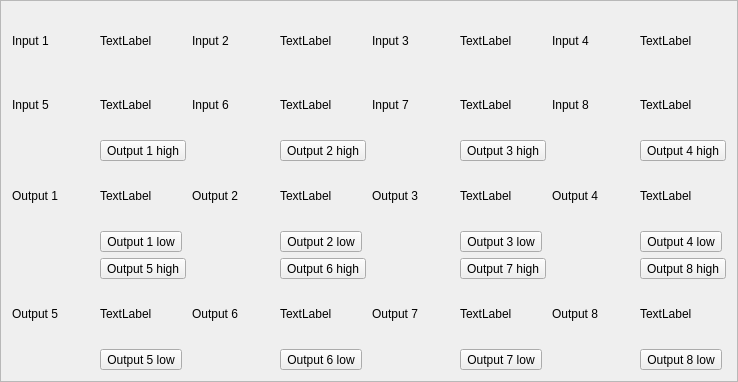
<?xml version="1.0" encoding="UTF-8"?>
<ui version="4.0">
 <class>ManualAlternateIOFrame</class>
 <widget class="QFrame" name="ManualAlternateIOFrame">
  <property name="geometry">
   <rect>
    <x>0</x>
    <y>0</y>
    <width>738</width>
    <height>382</height>
   </rect>
  </property>
  <property name="windowTitle">
   <string>Frame</string>
  </property>
  <property name="frameShape">
   <enum>QFrame::StyledPanel</enum>
  </property>
  <property name="frameShadow">
   <enum>QFrame::Raised</enum>
  </property>
  <layout class="QGridLayout" name="gridLayout">
   <item row="0" column="0">
    <widget class="QLabel" name="label">
     <property name="text">
      <string>Input 1</string>
     </property>
    </widget>
   </item>
   <item row="0" column="1">
    <widget class="QLabel" name="input1Label">
     <property name="text">
      <string>TextLabel</string>
     </property>
    </widget>
   </item>
   <item row="0" column="2">
    <widget class="QLabel" name="label_2">
     <property name="text">
      <string>Input 2</string>
     </property>
    </widget>
   </item>
   <item row="0" column="3">
    <widget class="QLabel" name="input2Label">
     <property name="text">
      <string>TextLabel</string>
     </property>
    </widget>
   </item>
   <item row="0" column="4">
    <widget class="QLabel" name="label_3">
     <property name="text">
      <string>Input 3</string>
     </property>
    </widget>
   </item>
   <item row="0" column="5">
    <widget class="QLabel" name="input3Label">
     <property name="text">
      <string>TextLabel</string>
     </property>
    </widget>
   </item>
   <item row="0" column="6">
    <widget class="QLabel" name="label_4">
     <property name="text">
      <string>Input 4</string>
     </property>
    </widget>
   </item>
   <item row="0" column="7">
    <widget class="QLabel" name="input4Label">
     <property name="text">
      <string>TextLabel</string>
     </property>
    </widget>
   </item>
   <item row="1" column="0">
    <widget class="QLabel" name="label_5">
     <property name="text">
      <string>Input 5</string>
     </property>
    </widget>
   </item>
   <item row="1" column="1">
    <widget class="QLabel" name="input5Label">
     <property name="text">
      <string>TextLabel</string>
     </property>
    </widget>
   </item>
   <item row="1" column="2">
    <widget class="QLabel" name="label_7">
     <property name="text">
      <string>Input 6</string>
     </property>
    </widget>
   </item>
   <item row="1" column="3">
    <widget class="QLabel" name="input6Label">
     <property name="text">
      <string>TextLabel</string>
     </property>
    </widget>
   </item>
   <item row="1" column="4">
    <widget class="QLabel" name="label_8">
     <property name="text">
      <string>Input 7</string>
     </property>
    </widget>
   </item>
   <item row="1" column="5">
    <widget class="QLabel" name="input7Label">
     <property name="text">
      <string>TextLabel</string>
     </property>
    </widget>
   </item>
   <item row="1" column="6">
    <widget class="QLabel" name="label_6">
     <property name="text">
      <string>Input 8</string>
     </property>
    </widget>
   </item>
   <item row="1" column="7">
    <widget class="QLabel" name="input8Label">
     <property name="text">
      <string>TextLabel</string>
     </property>
    </widget>
   </item>
   <item row="2" column="1">
    <widget class="QToolButton" name="toolButton">
     <property name="text">
      <string>Output 1 high</string>
     </property>
    </widget>
   </item>
   <item row="2" column="3">
    <widget class="QToolButton" name="toolButton_3">
     <property name="text">
      <string>Output 2 high</string>
     </property>
    </widget>
   </item>
   <item row="2" column="5">
    <widget class="QToolButton" name="toolButton_5">
     <property name="text">
      <string>Output 3 high</string>
     </property>
    </widget>
   </item>
   <item row="2" column="7">
    <widget class="QToolButton" name="toolButton_7">
     <property name="text">
      <string>Output 4 high</string>
     </property>
    </widget>
   </item>
   <item row="3" column="0">
    <widget class="QLabel" name="label_9">
     <property name="text">
      <string>Output 1</string>
     </property>
    </widget>
   </item>
   <item row="3" column="1">
    <widget class="QLabel" name="output1Label">
     <property name="text">
      <string>TextLabel</string>
     </property>
    </widget>
   </item>
   <item row="3" column="2">
    <widget class="QLabel" name="label_11">
     <property name="text">
      <string>Output 2</string>
     </property>
    </widget>
   </item>
   <item row="3" column="3">
    <widget class="QLabel" name="output2Label">
     <property name="text">
      <string>TextLabel</string>
     </property>
    </widget>
   </item>
   <item row="3" column="4">
    <widget class="QLabel" name="label_12">
     <property name="text">
      <string>Output 3</string>
     </property>
    </widget>
   </item>
   <item row="3" column="5">
    <widget class="QLabel" name="output3Label">
     <property name="text">
      <string>TextLabel</string>
     </property>
    </widget>
   </item>
   <item row="3" column="6">
    <widget class="QLabel" name="label_10">
     <property name="text">
      <string>Output 4</string>
     </property>
    </widget>
   </item>
   <item row="3" column="7">
    <widget class="QLabel" name="output4Label">
     <property name="text">
      <string>TextLabel</string>
     </property>
    </widget>
   </item>
   <item row="4" column="1">
    <widget class="QToolButton" name="toolButton_2">
     <property name="text">
      <string>Output 1 low</string>
     </property>
    </widget>
   </item>
   <item row="4" column="3">
    <widget class="QToolButton" name="toolButton_4">
     <property name="text">
      <string>Output 2 low</string>
     </property>
    </widget>
   </item>
   <item row="4" column="5">
    <widget class="QToolButton" name="toolButton_6">
     <property name="text">
      <string>Output 3 low</string>
     </property>
    </widget>
   </item>
   <item row="4" column="7">
    <widget class="QToolButton" name="toolButton_8">
     <property name="text">
      <string>Output 4 low</string>
     </property>
    </widget>
   </item>
   <item row="5" column="1">
    <widget class="QToolButton" name="toolButton_9">
     <property name="text">
      <string>Output 5 high</string>
     </property>
    </widget>
   </item>
   <item row="5" column="3">
    <widget class="QToolButton" name="toolButton_11">
     <property name="text">
      <string>Output 6 high</string>
     </property>
    </widget>
   </item>
   <item row="5" column="5">
    <widget class="QToolButton" name="toolButton_13">
     <property name="text">
      <string>Output 7 high</string>
     </property>
    </widget>
   </item>
   <item row="5" column="7">
    <widget class="QToolButton" name="toolButton_15">
     <property name="text">
      <string>Output 8 high</string>
     </property>
    </widget>
   </item>
   <item row="6" column="0">
    <widget class="QLabel" name="label_13">
     <property name="text">
      <string>Output 5</string>
     </property>
    </widget>
   </item>
   <item row="6" column="1">
    <widget class="QLabel" name="output5Label">
     <property name="text">
      <string>TextLabel</string>
     </property>
    </widget>
   </item>
   <item row="6" column="2">
    <widget class="QLabel" name="label_15">
     <property name="text">
      <string>Output 6</string>
     </property>
    </widget>
   </item>
   <item row="6" column="3">
    <widget class="QLabel" name="output6Label">
     <property name="text">
      <string>TextLabel</string>
     </property>
    </widget>
   </item>
   <item row="6" column="4">
    <widget class="QLabel" name="label_16">
     <property name="text">
      <string>Output 7</string>
     </property>
    </widget>
   </item>
   <item row="6" column="5">
    <widget class="QLabel" name="output7Label">
     <property name="text">
      <string>TextLabel</string>
     </property>
    </widget>
   </item>
   <item row="6" column="6">
    <widget class="QLabel" name="label_14">
     <property name="text">
      <string>Output 8</string>
     </property>
    </widget>
   </item>
   <item row="6" column="7">
    <widget class="QLabel" name="output8Label">
     <property name="text">
      <string>TextLabel</string>
     </property>
    </widget>
   </item>
   <item row="7" column="1">
    <widget class="QToolButton" name="toolButton_10">
     <property name="text">
      <string>Output 5 low</string>
     </property>
    </widget>
   </item>
   <item row="7" column="3">
    <widget class="QToolButton" name="toolButton_12">
     <property name="text">
      <string>Output 6 low</string>
     </property>
    </widget>
   </item>
   <item row="7" column="5">
    <widget class="QToolButton" name="toolButton_14">
     <property name="text">
      <string>Output 7 low</string>
     </property>
    </widget>
   </item>
   <item row="7" column="7">
    <widget class="QToolButton" name="toolButton_16">
     <property name="text">
      <string>Output 8 low</string>
     </property>
    </widget>
   </item>
  </layout>
 </widget>
 <resources/>
 <connections/>
</ui>
